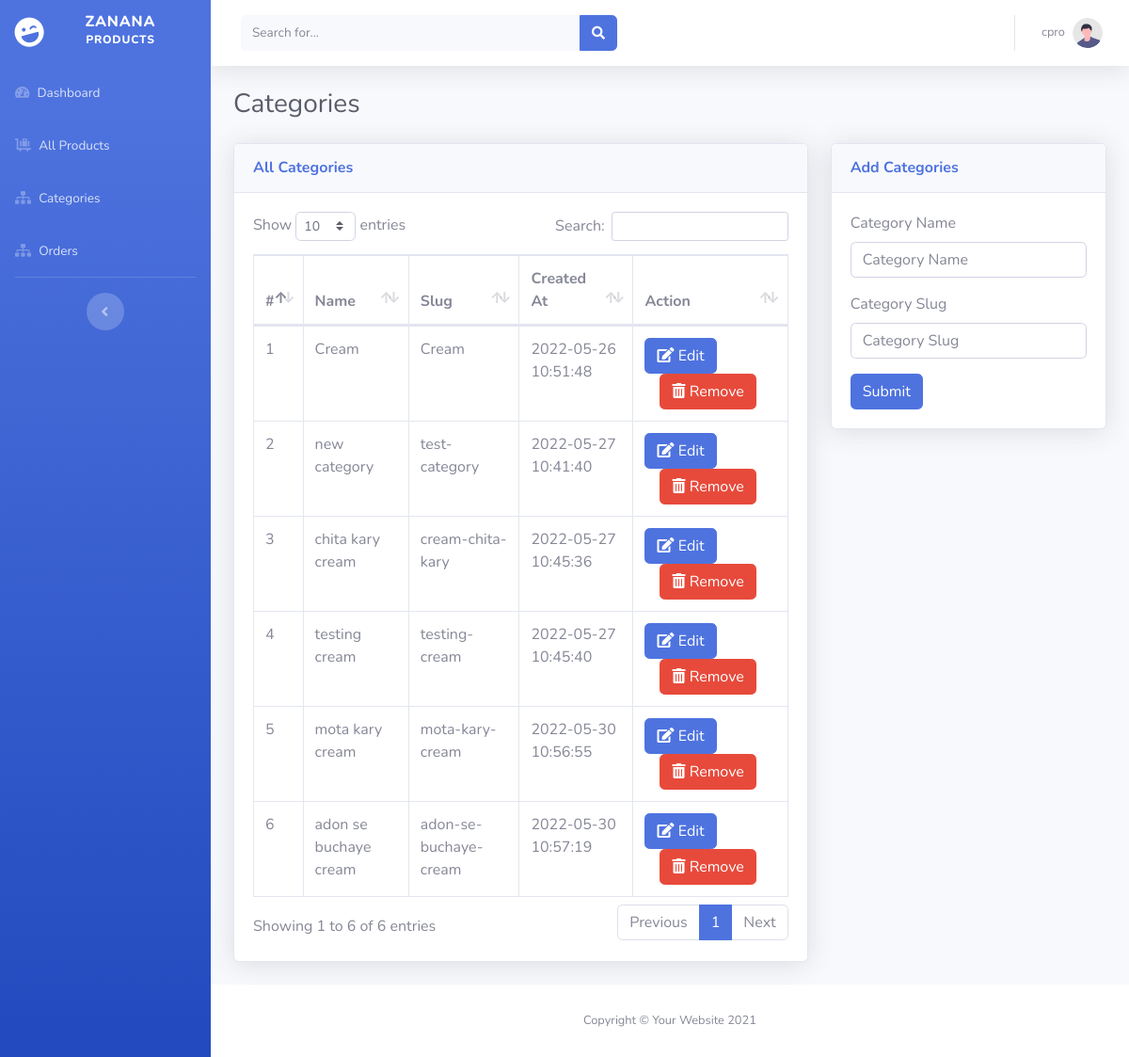
Screenshot of /admin/categories.php (signed in) with the database file from the repository.
### tables this page shows
CREATE TABLE `product_categories` (
  `id` int(11) NOT NULL,
  `category_name` varchar(255) NOT NULL,
  `category_slug` varchar(255) NOT NULL,
  `created_at` timestamp NOT NULL DEFAULT current_timestamp()
);

### admin/categories.php (the view, shortened to what this page needs)
<?php include './includes/header.php' ?>
<?php include './database/insert_category.php';
$sql = $conn->query("SELECT * FROM product_categories");
?>
                <div class="container-fluid">
                    <div class="d-sm-flex align-items-center justify-content-between mb-4">
                        <h1 class="h3 mb-0 text-gray-800">Categories</h1>
                    </div>
                    <div class="row">
                        <div class="col-xl-8 col-lg-7">
                            <div class="card shadow mb-4">
                                <div
                                    class="card-header py-3 d-flex flex-row align-items-center justify-content-between">
                                    <h6 class="m-0 font-weight-bold text-primary">All Categories</h6>
                                </div>
                                <div class="card-body">
                                <div class="table-responsive">
                                    <table class="table table-bordered" id="dataTable" width="100%" cellspacing="0">
                                        <thead>
                                            <tr>
                                                <th>#</th>
                                                <th>Name</th>
                                                <th>Slug</th>
                                                <th>Created At</th>
                                                <th>Action</th>
                                            </tr>
                                        </thead>
                                        <tbody>
                                            <?php $num = 1; ?>
                                            <?php while($row = mysqli_fetch_assoc($sql)){ ?>
                                                <tr>
                                                    <td><?php echo $num++ ?></td>
                                                    <td id="name-<?php echo $row['id'] ?>" class="<?php echo "edits-". $row['id']; ?>"><?php echo $row['category_name'] ?></td>
                                                    <td id="slug-<?php echo $row['id'] ?>" class="<?php echo "edits-". $row['id']; ?>"><?php echo $row['category_slug'] ?></td>
                                                    <td><?php echo $row['created_at'] ?></td>
                                                    <td><button class="edit btn btn-primary" id="<?php echo $row['id'] ?>"><i class="fa fa-edit"></i> Edit</button>
                                                    <button id="<?php echo $row['id'] ?>" data-toggle="modal" data-target="#deleteModal" class="remove btn btn-danger mx-3"><i class="fas fa-trash-alt"></i> Remove</button></td>
                                                </tr>
                                            <?php } ?>
                                        </tbody>
                                    </table>
                            </div>
                                </div>
                            </div>
                        </div>
                        <div class="col-xl-4 col-lg-5">
                            <div class="card shadow mb-4">
                                <div
                                    class="card-header py-3 d-flex flex-row align-items-center justify-content-between">
                                    <h6 class="m-0 font-weight-bold text-primary">Add Categories</h6>
                                </div>
                                <div class="card-body">
                                    <form method="POST" action="<?php echo htmlspecialchars($_SERVER['PHP_SELF']) ?>">
                                        <div class="form-group">
                                            <label for="name">Category Name</label>
                                            <input type="text" id="name" name="category_name" placeholder="Category Name" value="<?php echo $name ?? '' ?>" class="form-control">
                                        </div>
                                        <div class="form-group">
                                            <label for="slug">Category Slug</label>
                                            <input type="text" id="slug" name="category_slug" placeholder="Category Slug" value="<?php echo $slug ?? '' ?>" class="form-control">
                                        </div>
                                        <input type="submit" name="submit" class="btn btn-primary">
                                    </form>
                                </div>
                            </div>
                        </div>
                    </div>
                </div>
            </div>
<?php include './includes/footer.php' ?>

### rows the page displays
product_categories: category_name "Cream", category_slug "Cream", created_at "2022-05-26 10:51:48"
product_categories: category_name "new category", category_slug "test-category", created_at "2022-05-27 10:41:40"
product_categories: category_name "chita kary cream", category_slug "cream-chita-kary", created_at "2022-05-27 10:45:36"
product_categories: category_name "testing cream", category_slug "testing-cream", created_at "2022-05-27 10:45:40"
product_categories: category_name "mota kary cream", category_slug "mota-kary-cream", created_at "2022-05-30 10:56:55"
product_categories: category_name "adon se buchaye cream", category_slug "adon-se-buchaye-cream", created_at "2022-05-30 10:57:19"

### other values shown
$_SESSION['username'] "cpro"
